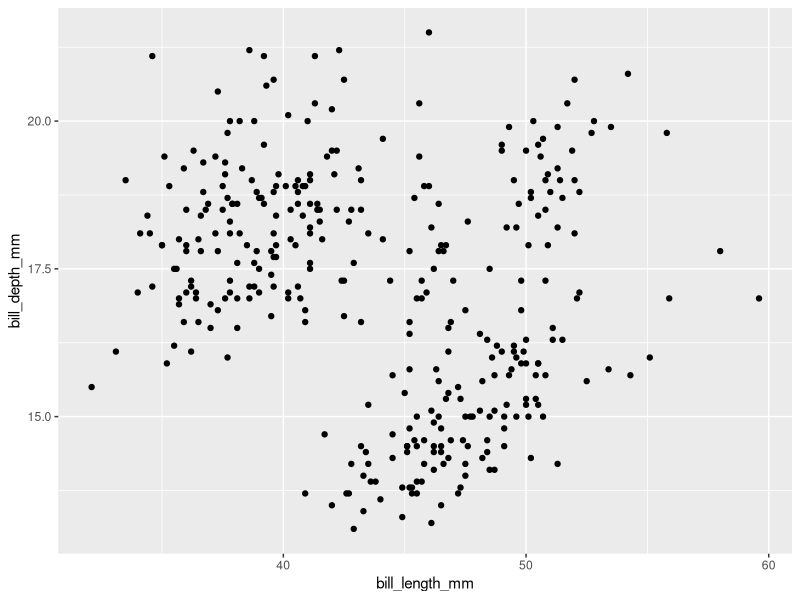
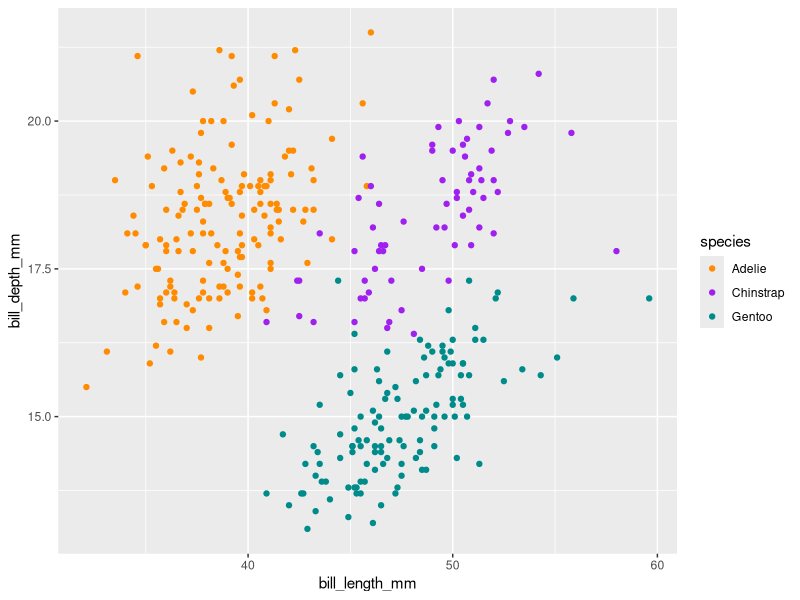
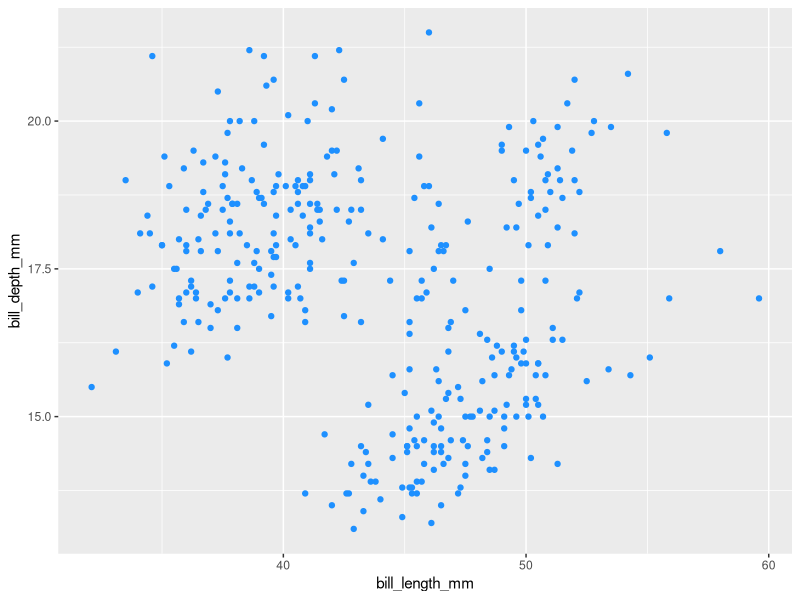
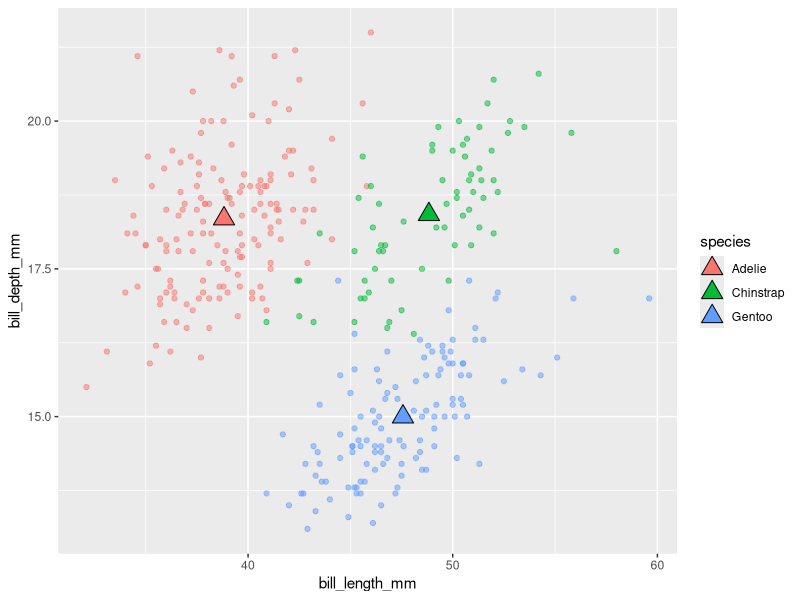
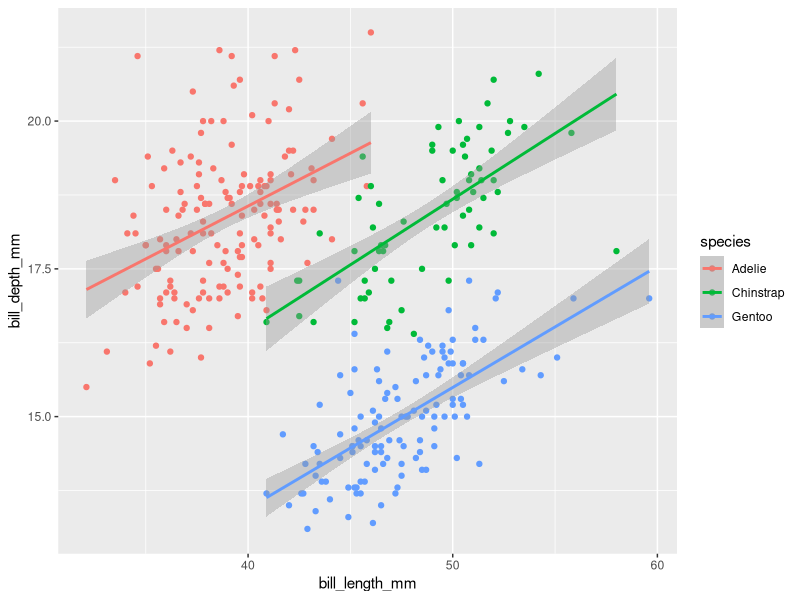
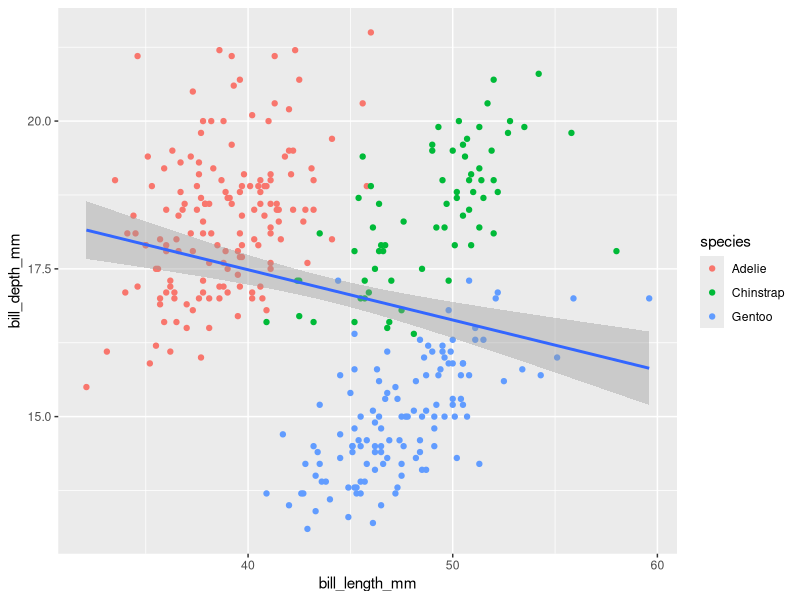
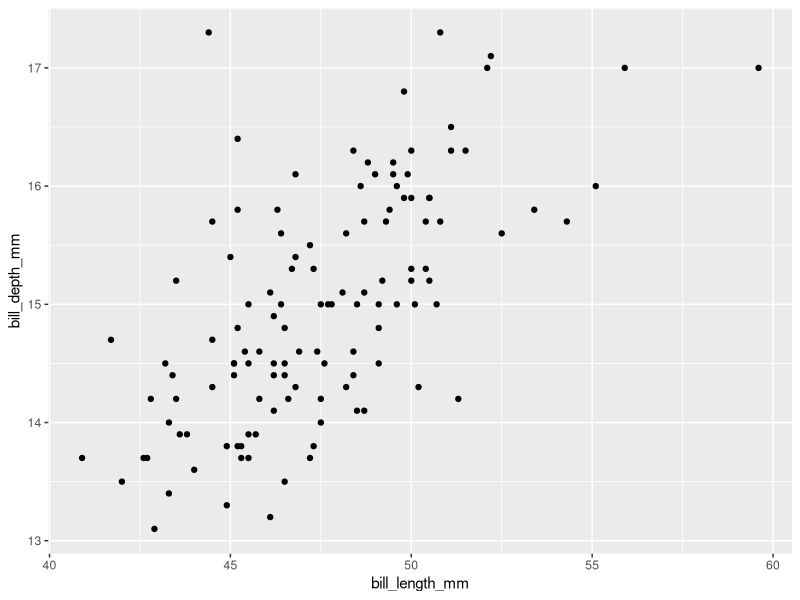
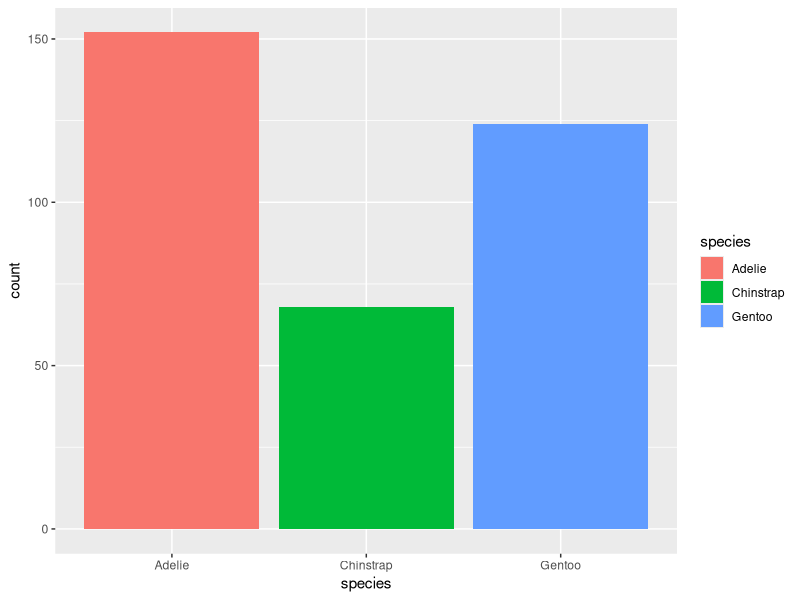

Here is the R script that generated these plots, in order:
## ---- chunk 1
#| eval: true
#| echo: true
#| message: false
#| warning: false
# load packages ----
library(tidyverse)
library(patchwork)
library(palmerpenguins)
## ---- chunk 2
# create some untidy temperature data ----
temp_data_wide <- tribble(
  ~date, ~station1, ~station2,  ~station3,
  "2023-10-01", 30.1, 29.8,  31.2,
  "2023-11-01", 28.6, 29.1,  33.4,
  "2023-12-01", 29.9, 28.5,  32.3
)

# print it out ----
print(temp_data_wide)
## ---- chunk 3
# convert data from wide > long ----
temp_data_long <- temp_data_wide |> 
  pivot_longer(cols = starts_with("station"),
               names_to = "station_id",
               values_to = "temp_c")

# print it out ----
print(temp_data_long)
## ---- chunk 4
#| warning: false
#..........scatter plot with custom categorical colors...........
ggplot(data = penguins, 
       mapping = aes(x = bill_length_mm, y = bill_depth_mm)) +
  geom_point()
## ---- chunk 5
#| warning: false
#...........scatter plot with custom continuous colors...........
ggplot(penguins, aes(x = bill_length_mm, y = bill_depth_mm, color = species)) + 
  geom_point() +
  scale_color_manual(values = c("darkorange", "purple","cyan4"))
## ---- chunk 6
#| warning: false
#................scatter plot with all blue points...............
ggplot(penguins, aes(x = bill_length_mm, y = bill_depth_mm, color = body_mass_g)) + 
  geom_point(color = "dodgerblue")  
  # scale_color_gradient(low = "dodgerblue", high = "pink")
## ---- chunk 7
#| warning: false
#| message: false
#..............create a separate penguins_summary df.............
penguins_summary <- penguins |>
  drop_na() |> 
  group_by(species) |> 
  summarize(
    mean_bill_length_mm = mean(bill_length_mm),
    mean_bill_depth_mm = mean(bill_depth_mm)
  )

#..........create ggplot with layers from different dfs..........
ggplot() +
  geom_point(data = penguins, mapping = aes(x = bill_length_mm, 
                                            y = bill_depth_mm, 
                                            color = species),
             alpha = 0.5) +
  geom_point(data = penguins_summary, mapping = aes(x = mean_bill_length_mm, 
                                                    y = mean_bill_depth_mm, 
                                                    fill = species), 
             size = 5, shape = 24)
## ---- chunk 8
#| warning: false
#| message: false
#.............scatterplot with lms fitted to species.............
ggplot(penguins, aes(x = bill_length_mm, y = bill_depth_mm, color = species)) +
  geom_point() + 
  geom_smooth(method = "lm")
## ---- chunk 9
#| warning: false
#| message: false
#..........scatterplot with lm fitted to entire data set.........
ggplot(penguins, aes(x = bill_length_mm, y = bill_depth_mm)) +
  geom_point(aes(color = species)) + 
  geom_smooth(method = "lm")
## ---- chunk 10
#| warning: false
#........filter for Gentoo penguins, then pipe into ggplot.......
penguins %>% 
  filter(species == "Gentoo") %>% 
  ggplot(aes(x = bill_length_mm, y = bill_depth_mm)) +
  geom_point()
## ---- chunk 11
#| warning: false
#...................bar plot with default stat...................
ggplot(penguins, aes(x = species, fill = species)) +
  geom_bar()
## ---- chunk 12
#| warning: false

#........................new summarized df.......................
penguin_summary <- penguins |> 
  count(species)

#..create bar heights based on `identity` of values in `n` col...
ggplot(penguin_summary, aes(x = species, y = n)) +
  geom_bar(stat = "identity")
## ---- chunk 13
#| warning: false
#........................default position........................
ggplot(penguins, aes(x = species, fill = island)) +
  geom_bar(position = "stack")
## ---- chunk 14
#| warning: false
#..........................position fill.........................
ggplot(penguins, aes(x = species, fill = island)) +
  geom_bar(position = "fill") 
## ---- chunk 15
#| warning: false
#.........................position dodge.........................
ggplot(penguins, aes(x = species, fill = island)) +
  geom_bar(position = "dodge") 
## ---- chunk 16
#| warning: false
#.......................position functions.......................
ggplot(penguins, aes(x = species, fill = island)) +
  geom_bar(position = position_dodge2(preserve = "single")) 
## ---- chunk 17
#| warning: false
#....................default coordinate system...................
ggplot(penguins, aes(x = species)) +
  geom_bar() +
  coord_cartesian()
## ---- chunk 18
#| warning: false
#............................flip axes...........................
ggplot(penguins, aes(x = species)) +
  geom_bar() +
  coord_flip()
## ---- chunk 19
#| warning: false
#........................polar coordinates.......................
ggplot(penguins, aes(x = species)) +
  geom_bar() +
  coord_polar()
## ---- chunk 20
#| warning: false
#..................premade theme + custom theme..................
ggplot(penguins, aes(x = species)) +
  geom_bar() +
  theme_classic() + 
  theme(
    axis.title = element_text(size = 17, color = "purple")
  )
## ---- chunk 21
#| warning: false
#| message: false
#......................labels & facet wrap.......................
ggplot(data = penguins, aes(x = flipper_length_mm, fill = species)) +
  geom_histogram(position = "identity", alpha = 0.5) + 
  scale_fill_manual(values = c("darkorange", "purple","cyan4")) +
  labs(x = "Flipper Length (mm)",
       y = "Frequency",
       fill = "Species",
       title = "Penguin Flipper Lengths")+
  facet_wrap(~species)
## ---- chunk 22
#.................save scatter plot to obj `p1`..................
p1 <- ggplot(penguins, aes(x = bill_length_mm, y = bill_depth_mm, color = body_mass_g)) +
  geom_point() +
  scale_color_gradient(low = "#F7DD4C", high = "#132B43") +
  theme(
    legend.position = "top" # note: this is newly added from earlier!
  )

#....................save bar plot to obj `p2`...................
p2 <- ggplot(penguins, aes(x = species)) +
  geom_bar() +
  theme_light()

#...................save histogram to obj `p3`...................
p3 <- ggplot(penguins, aes(x = flipper_length_mm, fill = species)) + 
  geom_histogram(position = "identity", alpha = 0.5) +
  scale_fill_manual(values = c("darkorange", "purple", "cyan4"))
## ---- chunk 23
#| warning: false
#| message: false
#..........................stacked plots.........................
p1 / p2 

#.......................side-by-side plots.......................
p1+ p2 + p3

#..........side-by-side & stacked plots + graphic title..........

(p1 + (p2 / p3)) +
  plot_annotation(title = "All the palmer penguin info!")
